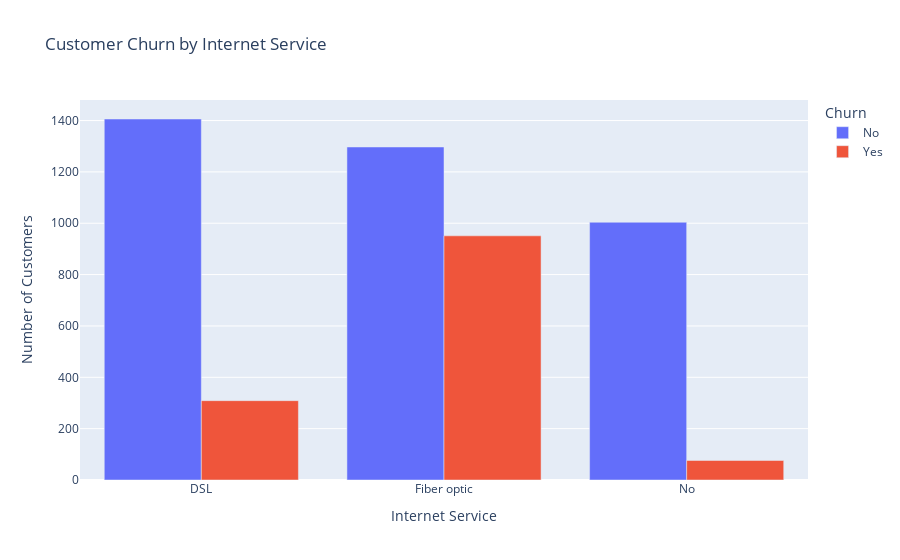

Notebook code for this chart:
### Markdown cell above
**4. How does the presence or absence of internet service affect customer churn rates?**

### Code cell
# Group the data by 'OnlineBackup' and 'Churn' columns and count the occurrences of each category combination
churn_by_online_backup = master_df.groupby(['InternetService', 'Churn'])['InternetService'].value_counts().reset_index(name='Count')

# Create a grouped bar plot to visualize the count of churned and non-churned customers
fig = px.bar(churn_by_online_backup, x='InternetService', y='Count', color='Churn', barmode='group',  title='Customer Churn by Internet Service')

# Update plot layout to set the x and y axes title
fig.update_layout(xaxis_title='Internet Service', yaxis_title='Number of Customers')


# Show plot
fig.show()

### Figure 1 — Plotly figure (JSON) as saved in the notebook; plotly's stock layout.template omitted (floating-point values rounded to 4 significant figures)
{"data": [{"alignmentgroup": "True", "hovertemplate": "Churn=No<br>InternetService=%{x}<br>Count=%{y}<extra></extra>", "legendgroup": "No", "marker": {"color": "#636efa", "pattern": {"shape": ""}}, "name": "No", "offsetgroup": "No", "orientation": "v", "showlegend": true, "textposition": "auto", "type": "bar", "x": ["DSL", "Fiber optic", "No"], "xaxis": "x", "y": [1406, 1297, 1004], "yaxis": "y"}, {"alignmentgroup": "True", "hovertemplate": "Churn=Yes<br>InternetService=%{x}<br>Count=%{y}<extra></extra>", "legendgroup": "Yes", "marker": {"color": "#EF553B", "pattern": {"shape": ""}}, "name": "Yes", "offsetgroup": "Yes", "orientation": "v", "showlegend": true, "textposition": "auto", "type": "bar", "x": ["DSL", "Fiber optic", "No"], "xaxis": "x", "y": [309, 951, 76], "yaxis": "y"}], "layout": {"barmode": "group", "legend": {"title": {"text": "Churn"}, "tracegroupgap": 0}, "title": {"text": "Customer Churn by Internet Service"}, "xaxis": {"anchor": "y", "domain": [0, 1], "title": {"text": "Internet Service"}}, "yaxis": {"anchor": "x", "domain": [0, 1], "title": {"text": "Number of Customers"}}}}
